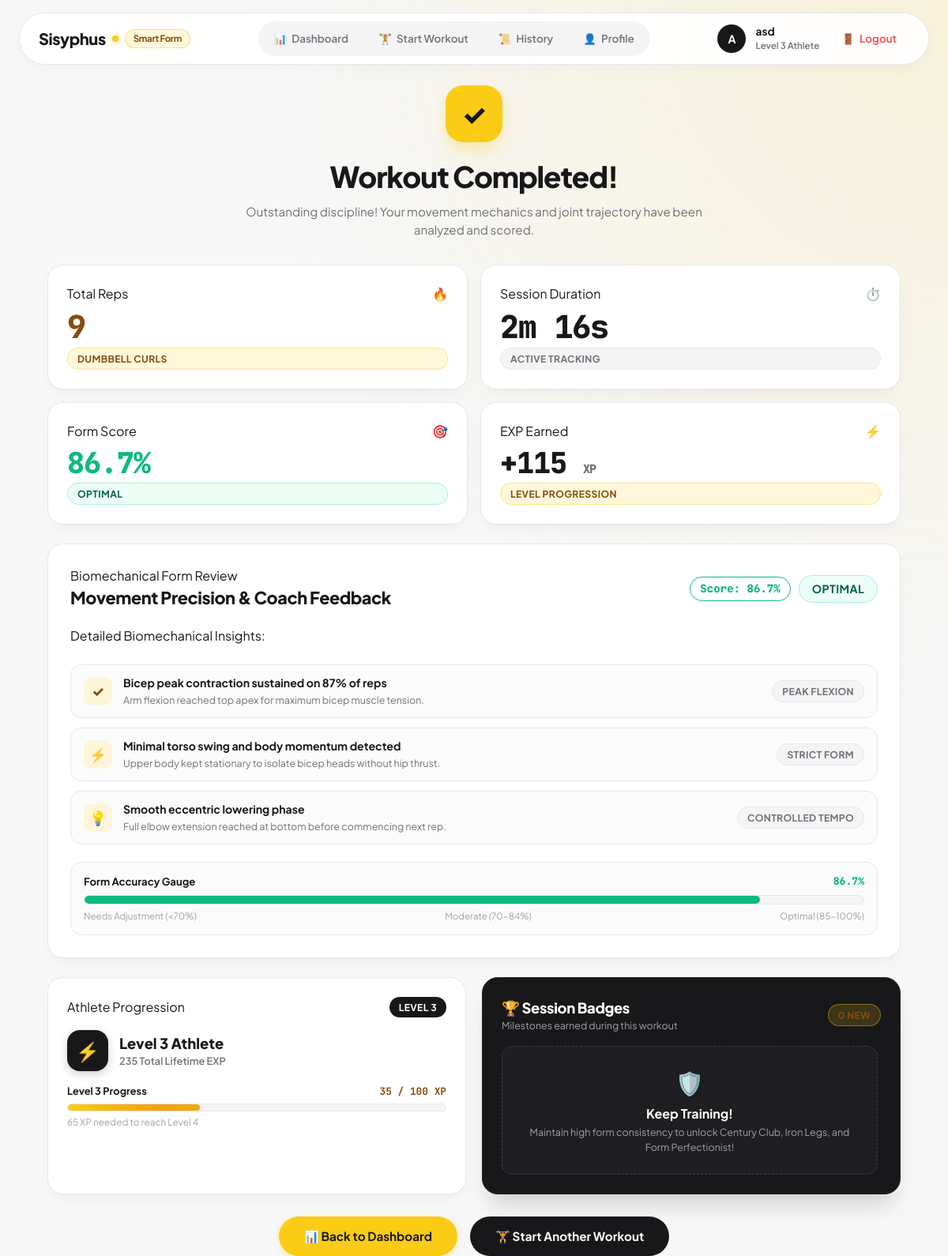
Screenshot of /summary/14 (signed in) with the database file from the repository.
### app.py (models this page shows, shortened)
class User(UserMixin, db.Model):
    __tablename__ = 'users'
    id = db.Column(db.Integer, primary_key=True)
    username = db.Column(db.String(80), unique=True, nullable=False, index=True)
    password_hash = db.Column(db.String(255), nullable=False)
    exp = db.Column(db.Integer, default=0, nullable=False)
    level = db.Column(db.Integer, default=1, nullable=False)
    created_at = db.Column(db.DateTime, default=lambda: datetime.now(timezone.utc))
    sessions = db.relationship('ExerciseSession', backref='user', lazy=True, cascade='all, delete-orphan')
    badges = db.relationship('Badge', backref='user', lazy=True, cascade='all, delete-orphan')

class ExerciseSession(db.Model):
    __tablename__ = 'exercise_sessions'
    id = db.Column(db.Integer, primary_key=True)
    user_id = db.Column(db.Integer, db.ForeignKey('users.id'), nullable=False, index=True)
    exercise_type = db.Column(db.String(50), nullable=False)
    rep_count = db.Column(db.Integer, nullable=False, default=0)
    total_duration_seconds = db.Column(db.Float, nullable=False, default=0.0)
    timestamp = db.Column(db.DateTime, default=lambda: datetime.now(timezone.utc), index=True)
    avg_form_accuracy = db.Column(db.Float, nullable=False, default=100.0)

### app.py (the view, shortened to what this page needs)
@app.route('/summary/<int:session_id>')
@login_required
def summary(session_id):
    session_record = ExerciseSession.query.filter_by(id=session_id, user_id=current_user.id).first_or_404()
    score = session_record.avg_form_accuracy
    if score >= 85:
        form_status = "Optimal"
        badge_class = "badge-optimal"
        badge_color = "#10b981"
    elif score >= 70:
        form_status = "Moderate"
        badge_class = "badge-moderate"
        badge_color = "#f59e0b"
    else:
        form_status = "Needs Adjustment"
        badge_class = "badge-adjustment"
        badge_color = "#ef4444"
    insights = []
    ex_lower = session_record.exercise_type.lower()
    score_int = int(round(score))
    if "squat" in ex_lower:
        insights.append({
            "title": f"Squat depth consistent on {score_int}% of reps",
            "detail": "Knee flexion and hip crease reached parallel with the knee joint to engage quads and glutes.",
            "tag": "Depth Consistency"
        })
        insights.append({
            "title": "Knee alignment maintained through eccentric descent" if score >= 75 else "Keep knees driven outward over toes",
            "detail": "No significant knee valgus collapse detected during active rep cycles." if score >= 75 else "Drive knees outward to avoid excessive medial stress on ligaments.",
            "tag": "Joint Alignment"
        })
        insights.append({
            "title": "Controlled descent tempo maintained",
            "detail": "Smooth eccentric descent prevented bounce at bottom of rep range.",
            "tag": "Cadence & Tempo"
        })
    else:
        insights.append({
            "title": f"Bicep peak contraction sustained on {score_int}% of reps",
            "detail": "Arm flexion reached top apex for maximum bicep muscle tension.",
            "tag": "Peak Flexion"
        })
        insights.append({
            "title": "Minimal torso swing and body momentum detected",
            "detail": "Upper body kept stationary to isolate bicep heads without hip thrust.",
            "tag": "Strict Form"
        })
        insights.append({
            "title": "Smooth eccentric lowering phase",
            "detail": "Full elbow extension reached at bottom before commencing next rep.",
            "tag": "Controlled Tempo"
        })
    exp_earned = max(10, session_record.rep_count * 10) + (50 if score >= 90 else (25 if score >= 75 else 0))
    user_exp = current_user.exp or 0
    user_level = current_user.level or 1
    exp_in_level = user_exp % 100
    exp_progress_pct = exp_in_level
    exp_needed = 100 - exp_in_level
    now_utc = datetime.now(timezone.utc)
    new_badges = []
    for b in current_user.badges:
        if b.unlocked_at:
            b_dt = b.unlocked_at
            if b_dt.tzinfo is None:
                b_dt = b_dt.replace(tzinfo=timezone.utc)
            if abs((now_utc - b_dt).total_seconds()) < 120:
                new_badges.append(b)
    return render_template(
        'summary.html',
        session=session_record,
        form_status=form_status,
        badge_class=badge_class,
        badge_color=badge_color,
        insights=insights,
        exp_earned=exp_earned,
        user_level=user_level,
        user_exp=user_exp,
        exp_in_level=exp_in_level,
        exp_progress_pct=exp_progress_pct,
        exp_needed=exp_needed,
        new_badges=new_badges
    )

### app.py (called while the page is built)
@login_manager.user_loader
def load_user(user_id):
    return db.session.get(User, int(user_id))

@app.template_filter('format_duration')
def format_duration(seconds):
    if not seconds:
        return "0s"
    seconds = int(round(seconds))
    mins, secs = divmod(seconds, 60)
    hours, mins = divmod(mins, 60)
    if hours > 0:
        return f"{hours}h {mins}m {secs}s"
    if mins > 0:
        return f"{mins}m {secs}s"
    return f"{secs}s"

### templates/summary.html (shortened to what this page needs)
{% extends "layout.html" %}
{% block content %}
<div class="summary-container">
  <div class="summary-hero-section">
    <div class="summary-hero-badge">✓</div>
    <h1 class="summary-title">Workout Completed!</h1>
    <p class="summary-subtitle">
      Outstanding discipline! Your movement mechanics and joint trajectory have been analyzed and scored.
    </p>
  </div>
  <div class="analytics-row-grid">
    <div class="bento-card analytics-stat-card">
      <div class="stat-top-row">
        <span class="stat-label">Total Reps</span>
        <span class="stat-icon">🔥</span>
      </div>
      <div class="stat-figure analytics-figure-reps">{{ session.rep_count }}</div>
      <span class="pill-tag pill-yellow">{{ session.exercise_type }}</span>
    </div>
    <div class="bento-card analytics-stat-card">
      <div class="stat-top-row">
        <span class="stat-label">Session Duration</span>
        <span class="stat-icon">⏱️</span>
      </div>
      <div class="stat-figure">{{ session.total_duration_seconds | format_duration }}</div>
      <span class="pill-tag pill-gray">Active Tracking</span>
    </div>
    <div class="bento-card analytics-stat-card">
      <div class="stat-top-row">
        <span class="stat-label">Form Score</span>
        <span class="stat-icon">🎯</span>
      </div>
      <div class="stat-figure analytics-figure-score" style="color: {{ badge_color }};">
        {{ session.avg_form_accuracy }}%
      </div>
      <span class="pill-tag {{ badge_class }}">
        {{ form_status }}
      </span>
    </div>
    <div class="bento-card analytics-stat-card">
      <div class="stat-top-row">
        <span class="stat-label">EXP Earned</span>
        <span class="stat-icon">⚡</span>
      </div>
      <div class="stat-figure analytics-figure-exp">
        +{{ exp_earned }} <span class="exp-sub">XP</span>
      </div>
      <span class="pill-tag pill-yellow">Level Progression</span>
    </div>
  </div>
  <div class="form-review-panel bento-card">
    <div class="form-review-header">
      <div>
        <div class="stat-label">Biomechanical Form Review</div>
        <h2 class="form-review-title">Movement Precision & Coach Feedback</h2>
      </div>
      <div class="form-status-badge-wrap">
        <span class="overall-score-pill" style="border-color: {{ badge_color }}; color: {{ badge_color }};">
          Score: {{ session.avg_form_accuracy }}%
        </span>
        <span class="pill-tag {{ badge_class }} status-badge-large">
          {{ form_status }}
        </span>
      </div>
    </div>
    <div class="form-insights-list">
      <div class="stat-label" style="margin-bottom: 12px;">Detailed Biomechanical Insights:</div>
      {% for insight in insights %}
        <div class="insight-row">
          <div class="insight-icon" style="background: rgba(250, 204, 21, 0.15); color: #854d0e;">
            {% if loop.first %}✓{% elif loop.index == 2 %}⚡{% else %}💡{% endif %}
          </div>
          <div class="insight-text">
            <strong>{{ insight.title }}</strong>
            <p>{{ insight.detail }}</p>
          </div>
          <span class="pill-tag pill-gray insight-tag">{{ insight.tag }}</span>
        </div>
      {% endfor %}
    </div>
    <div class="form-gauge-section">
      <div class="form-gauge-labels">
        <span>Form Accuracy Gauge</span>
        <span style="font-family: 'JetBrains Mono', monospace; font-weight: 800; color: {{ badge_color }};">
          {{ session.avg_form_accuracy }}%
        </span>
      </div>
      <div class="form-gauge-track">
        <div class="form-gauge-fill" style="width: {{ session.avg_form_accuracy }}%; background: {{ badge_color }};"></div>
      </div>
      <div class="gauge-scale-row">
        <span>Needs Adjustment (&lt;70%)</span>
        <span>Moderate (70-84%)</span>
        <span>Optimal (85-100%)</span>
      </div>
    </div>
  </div>
  <div class="summary-secondary-grid">
    <div class="bento-card">
      <div class="card-header-flex">
        <span class="stat-label">Athlete Progression</span>
        <span class="pill-tag pill-charcoal">Level {{ user_level }}</span>
      </div>
      <div class="profile-info-row" style="margin: 16px 0;">
        <div class="profile-avatar-box">⚡</div>
        <div>
          <div class="profile-user-name">Level {{ user_level }} Athlete</div>
          <div class="profile-user-role">{{ user_exp }} Total Lifetime EXP</div>
        </div>
      </div>
      <div class="exp-progress-block">
        <div class="exp-label-row">
          <span>Level {{ user_level }} Progress</span>
          <span class="exp-figures">{{ exp_in_level }} / 100 XP</span>
        </div>
        <div class="exp-track">
          <div class="exp-fill exp-bar-animated" style="width: {{ exp_progress_pct }}%;"></div>
        </div>
        <div class="exp-needed-text">
          {{ exp_needed }} XP needed to reach Level {{ user_level + 1 }}
        </div>
      </div>
    </div>
    <div class="bento-dark-card">
      <div class="card-header-flex">
        <div>
          <h3 class="quests-heading">🏆 Session Badges</h3>
          <p class="quests-subheading">Milestones earned during this workout</p>
        </div>
        <span class="pill-tag pill-yellow">{{ new_badges|length if new_badges else 0 }} New</span>
      </div>
      <div class="badges-scroll-list" style="margin-top: 14px;">
        {% if new_badges %}
          {% for b in new_badges %}
            <div class="badge-list-item unlocked-item">
              <div class="badge-item-left">
                <div class="badge-icon-box">{{ b.icon }}</div>
                <div>
                  <div class="badge-name text-white">{{ b.name }}</div>
                  <div class="badge-desc">{{ b.description }}</div>
                </div>
              </div>
              <span class="pill-tag pill-unlocked">🎉 UNLOCKED!</span>
            </div>
          {% endfor %}
        {% else %}
          <div class="empty-badges-box">
            <span style="font-size: 1.8rem;">🛡️</span>
            <div style="font-weight: 700; color: #ffffff; margin-top: 6px;">Keep Training!</div>
            <p style="font-size: 0.78rem; color: #a1a1aa; margin-top: 2px;">
              Maintain high form consistency to unlock Century Club, Iron Legs, and Form Perfectionist!
            </p>
          </div>
        {% endif %}
      </div>
    </div>
  </div>
  <div class="summary-actions-row">
    <a href="/dashboard" class="btn-yellow summary-action-btn">
      <span>📊 Back to Dashboard</span>
    </a>
    <a href="/workout" class="btn-charcoal summary-action-btn">
      <span>🏋️ Start Another Workout</span>
    </a>
  </div>
</div>
{% endblock %}

### templates/layout.html (shortened to what this page needs)
<!DOCTYPE html>
<html lang="en">
<head>
  <link rel="stylesheet" href="{{ url_for('static', filename='css/style.css') }}">
</head>
<body>
  <header class="navbar-container">
    <nav class="navbar-floating">
      <a href="/" class="logo-text">
        <span>Sisyphus</span>
        <span class="logo-dot"></span>
        <span class="logo-badge">Smart Form</span>
      </a>
      <div class="nav-pills">
        {% if current_user.is_authenticated %}
          <a href="/dashboard" class="nav-pill {% if request.path in ['/', '/dashboard'] %}active{% endif %}">
            <span class="nav-tab-icon">📊</span>
            <span>Dashboard</span>
          </a>
          <a href="/workout" class="nav-pill {% if request.path == '/workout' %}active{% endif %}">
            <span class="nav-tab-icon">🏋️</span>
            <span>Start Workout</span>
          </a>
          <a href="/dashboard#history" class="nav-pill">
            <span class="nav-tab-icon">📜</span>
            <span>History</span>
          </a>
          <a href="/dashboard#profile" class="nav-pill">
            <span class="nav-tab-icon">👤</span>
            <span>Profile</span>
          </a>
        {% endif %}
      </div>
      <div class="user-badge-wrap">
        {% if current_user.is_authenticated %}
          <div class="user-avatar" title="{{ current_user.username }}">{{ current_user.username[0]|upper }}</div>
          <div class="user-meta-info">
            <div class="user-meta-name">{{ current_user.username }}</div>
            <div class="user-meta-level">Level {{ current_user.level }} Athlete</div>
          </div>
          <a href="/logout" class="nav-pill logout-btn" title="Sign Out">
            <span>🚪</span>
            <span class="logout-text">Logout</span>
          </a>
        {% else %}
          <a href="/register" class="btn-yellow join-btn">Join Sisyphus</a>
        {% endif %}
      </div>
    </nav>
  </header>
  <main class="container">
    {% block content %}{% endblock %}
  </main>
</body>
</html>

### templates/layout.html (style rules this page uses)
:root { --bg-main: #f7f7f8; --card-bg: #ffffff; --card-border: #e5e7eb; --card-shadow: 0 10px 25px -5px rgba(0, 0, 0, 0.04), 0 8px 10px -6px rgba(0, 0, 0, 0.02); --card-shadow-hover: 0 20px 30px -10px rgba(0, 0, 0, 0.08); --yellow: #facc15; --yellow-hover: #eab308; --yellow-light: #fef08a; --yellow-subtle: rgba(250, 204, 21, 0.16); --charcoal: #18181b; --charcoal-hover: #27272a; --charcoal-border: #27272a; --text-primary: #18181b; --text-secondary: #71717a; --text-muted: #a1a1aa; --accent-green: #10b981; --accent-red: #ef4444; --accent-blue: #3b82f6; --radius-bento: 20px; --radius-pill: 9999px; }

### rows the page displays
User: username "A", username "asd", level "3"
ExerciseSession: rep_count "9", exercise_type "DUMBBELL CURLS", total_duration_seconds "2m 16s", avg_form_accuracy "86.7"

### other values shown
{{ exp_earned }} "115"
{{ insight.title }} "Bicep peak contraction sustained on 87% of reps" "Minimal torso swing and body momentum detected" "Smooth eccentric lowering phase"
{{ insight.detail }} "Arm flexion reached top apex for maximum bicep muscle tension." "Upper body kept stationary to isolate bicep heads without hip thrust." "Full elbow extension reached at bottom before commencing next rep."
{{ insight.tag }} "PEAK FLEXION" "STRICT FORM" "CONTROLLED TEMPO"
{{ user_level }} "3"
{{ user_exp }} "235"
{{ exp_in_level }} "35"
{{ exp_needed }} "65"
{{ user_level + 1 }} "4"
{{ new_badges|length if new_badges else 0 }} "0"
